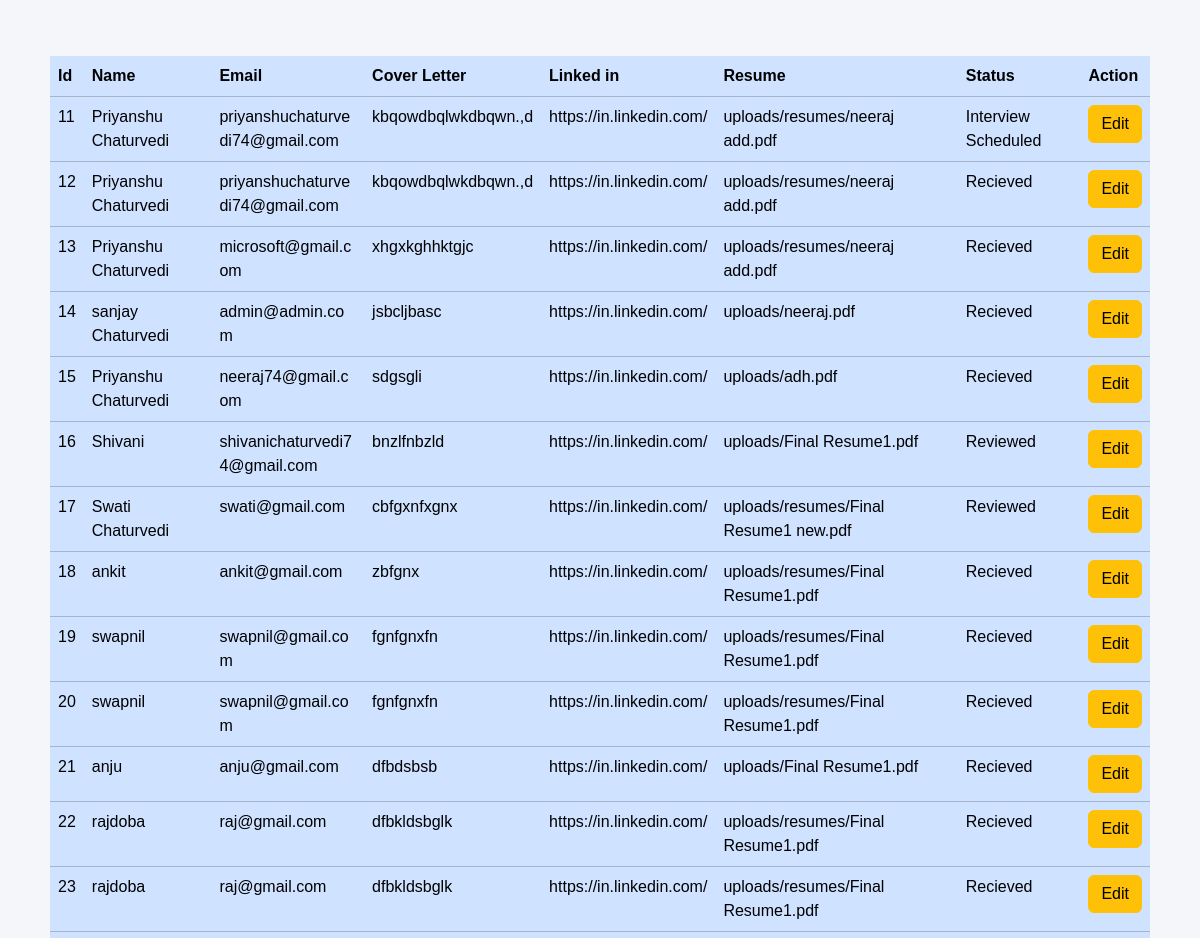
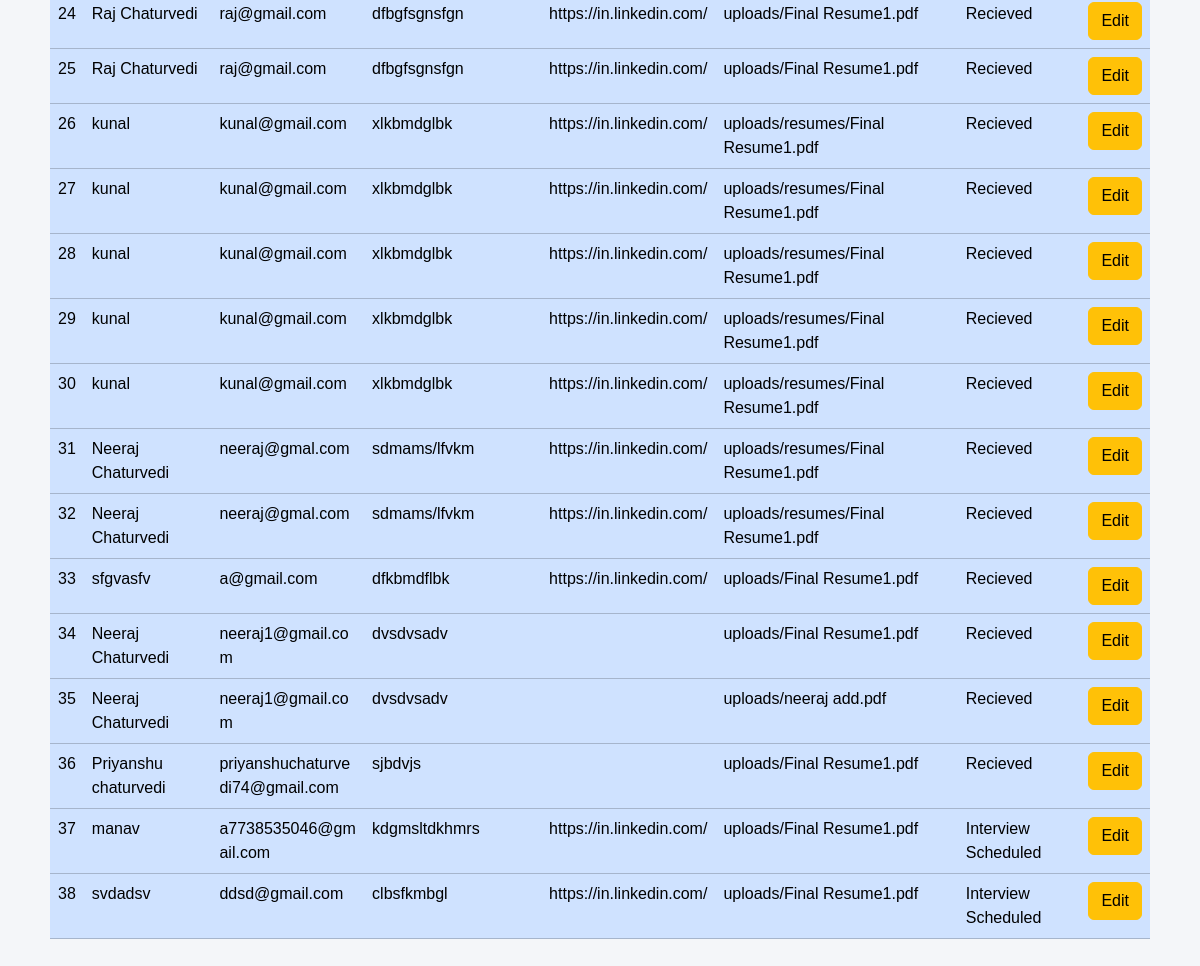
/Company/viewapp.php, run on the app's committed database (2 pictures, top to bottom).
### tables this page shows
CREATE TABLE `applications` (
  `id` int(11) NOT NULL,
  `job_id` int(11) NOT NULL,
  `full_name` varchar(100) NOT NULL,
  `email` varchar(100) NOT NULL,
  `cover_letter` text DEFAULT NULL,
  `linkedin_profile` varchar(255) DEFAULT NULL,
  `resume` varchar(255) NOT NULL,
  `status` enum('Recieved','Reviewed','Interview Scheduled') NOT NULL
);

### Company/viewapp.php (the view, shortened to what this page needs)
<!doctype html>
<html lang="en">
    <head>
        <link
            href="https://cdn.jsdelivr.net/npm/bootstrap@5.3.2/dist/css/bootstrap.min.css"
            rel="stylesheet"
        />
    </head>
    <body>
        <main>
            <div class="container  p-2" >
            <?php
                include "../connection.php";
                $sql="SELECT * FROM applications";
                $result=mysqli_query($conn, $sql);
                if(mysqli_num_rows($result)>0){
                    echo "
                        <div class='container my-5'>
                            <div
                                class='table-responsive'
                            >
                                <table
                                    class='table table-primary'
                                >
                                    <thead>
                                        <tr>
                                            <th scope='col'>Id</th>
                                            <th scope='col'>Name</th>
                                            <th scope='col'>Email</th>
                                            <th scope='col'>Cover Letter</th>
                                            <th scope='col'>Linked in</th>
                                            <th scope='col'>Resume</th>
                                            <th scope='col'>Status</th>
                                            <th scope='col'>Action</th>
                                        </tr>
                                    </thead>
                                    <tbody>";
                                    while($rows=mysqli_fetch_assoc($result)){
                                        echo"
                                         <tr class=''>
                                            <td>{$rows['id']}</td>
                                            <td>{$rows['full_name']}</td>
                                            <td class='text-break'>{$rows['email']}</td>
                                            <td>{$rows['cover_letter']}</td>
                                            <td>{$rows['linkedin_profile']}</td>
                                            <td>{$rows['resume']}</td>
                                            <td>{$rows['status']}</td>
                                            <td>
                                                <a href='statusedit.php?id={$rows['id']}' class='btn btn-warning'>Edit</a>
                                            </td>
                                        </tr>
                                        ";
                                    }
                                    echo"</tbody>
                                </table>
                            </div>
                        </div>";
                }
            else{
                echo"No Tasks Available";
            }
            ?>
            </div>
        </main>
    </body>
</html>

### Company/viewapp.php (style rules this page uses)
body { background-color: #f4f6f9; font-family: Arial, sans-serif; }

### data on the page
applications: id "11", full_name "Priyanshu Chaturvedi", email "priyanshuchaturvedi74@gmail.com", cover_letter "kbqowdbqlwkdbqwn.,d", linkedin_profile "https://in.linkedin.com/", resume "uploads/resumes/neeraj add.pdf", status "Interview Scheduled"
applications: id "12", full_name "Priyanshu Chaturvedi", email "priyanshuchaturvedi74@gmail.com", cover_letter "kbqowdbqlwkdbqwn.,d", linkedin_profile "https://in.linkedin.com/", resume "uploads/resumes/neeraj add.pdf", status "Recieved"
applications: id "13", full_name "Priyanshu Chaturvedi", email "microsoft@gmail.com", cover_letter "xhgxkghhktgjc", linkedin_profile "https://in.linkedin.com/", resume "uploads/resumes/neeraj add.pdf", status "Recieved"
applications: id "14", full_name "sanjay Chaturvedi", email "admin@admin.com", cover_letter "jsbcljbasc", linkedin_profile "https://in.linkedin.com/", resume "uploads/neeraj.pdf", status "Recieved"
applications: id "15", full_name "Priyanshu Chaturvedi", email "neeraj74@gmail.com", cover_letter "sdgsgli", linkedin_profile "https://in.linkedin.com/", resume "uploads/adh.pdf", status "Recieved"
applications: id "16", full_name "Shivani", email "shivanichaturvedi74@gmail.com", cover_letter "bnzlfnbzld", linkedin_profile "https://in.linkedin.com/", resume "uploads/Final Resume1.pdf", status "Reviewed"
applications: id "17", full_name "Swati Chaturvedi", email "swati@gmail.com", cover_letter "cbfgxnfxgnx", linkedin_profile "https://in.linkedin.com/", resume "uploads/resumes/Final Resume1 new.pdf", status "Reviewed"
applications: id "18", full_name "ankit", email "ankit@gmail.com", cover_letter "zbfgnx", linkedin_profile "https://in.linkedin.com/", resume "uploads/resumes/Final Resume1.pdf", status "Recieved"
applications: id "19", full_name "swapnil", email "swapnil@gmail.com", cover_letter "fgnfgnxfn", linkedin_profile "https://in.linkedin.com/", resume "uploads/resumes/Final Resume1.pdf", status "Recieved"
applications: id "20", full_name "swapnil", email "swapnil@gmail.com", cover_letter "fgnfgnxfn", linkedin_profile "https://in.linkedin.com/", resume "uploads/resumes/Final Resume1.pdf", status "Recieved"
applications: id "21", full_name "anju", email "anju@gmail.com", cover_letter "dfbdsbsb", linkedin_profile "https://in.linkedin.com/", resume "uploads/Final Resume1.pdf", status "Recieved"
applications: id "22", full_name "rajdoba", email "raj@gmail.com", cover_letter "dfbkldsbglk", linkedin_profile "https://in.linkedin.com/", resume "uploads/resumes/Final Resume1.pdf", status "Recieved"
applications: id "23", full_name "rajdoba", email "raj@gmail.com", cover_letter "dfbkldsbglk", linkedin_profile "https://in.linkedin.com/", resume "uploads/resumes/Final Resume1.pdf", status "Recieved"
applications: id "24", full_name "Raj Chaturvedi", email "raj@gmail.com", cover_letter "dfbgfsgnsfgn", linkedin_profile "https://in.linkedin.com/", resume "uploads/Final Resume1.pdf", status "Recieved"
applications: id "25", full_name "Raj Chaturvedi", email "raj@gmail.com", cover_letter "dfbgfsgnsfgn", linkedin_profile "https://in.linkedin.com/", resume "uploads/Final Resume1.pdf", status "Recieved"
applications: id "26", full_name "kunal", email "kunal@gmail.com", cover_letter "xlkbmdglbk", linkedin_profile "https://in.linkedin.com/", resume "uploads/resumes/Final Resume1.pdf", status "Recieved"
applications: id "27", full_name "kunal", email "kunal@gmail.com", cover_letter "xlkbmdglbk", linkedin_profile "https://in.linkedin.com/", resume "uploads/resumes/Final Resume1.pdf", status "Recieved"
applications: id "28", full_name "kunal", email "kunal@gmail.com", cover_letter "xlkbmdglbk", linkedin_profile "https://in.linkedin.com/", resume "uploads/resumes/Final Resume1.pdf", status "Recieved"
applications: id "29", full_name "kunal", email "kunal@gmail.com", cover_letter "xlkbmdglbk", linkedin_profile "https://in.linkedin.com/", resume "uploads/resumes/Final Resume1.pdf", status "Recieved"
applications: id "30", full_name "kunal", email "kunal@gmail.com", cover_letter "xlkbmdglbk", linkedin_profile "https://in.linkedin.com/", resume "uploads/resumes/Final Resume1.pdf", status "Recieved"
applications: id "31", full_name "Neeraj Chaturvedi", email "neeraj@gmal.com", cover_letter "sdmams/lfvkm", linkedin_profile "https://in.linkedin.com/", resume "uploads/resumes/Final Resume1.pdf", status "Recieved"
applications: id "32", full_name "Neeraj Chaturvedi", email "neeraj@gmal.com", cover_letter "sdmams/lfvkm", linkedin_profile "https://in.linkedin.com/", resume "uploads/resumes/Final Resume1.pdf", status "Recieved"
applications: id "33", full_name "sfgvasfv", email "a@gmail.com", cover_letter "dfkbmdflbk", linkedin_profile "https://in.linkedin.com/", resume "uploads/Final Resume1.pdf", status "Recieved"
applications: id "34", full_name "Neeraj Chaturvedi", email "neeraj1@gmail.com", cover_letter "dvsdvsadv", resume "uploads/Final Resume1.pdf", status "Recieved"
applications: id "35", full_name "Neeraj Chaturvedi", email "neeraj1@gmail.com", cover_letter "dvsdvsadv", resume "uploads/neeraj add.pdf", status "Recieved"
applications: id "36", full_name "Priyanshu chaturvedi", email "priyanshuchaturvedi74@gmail.com", cover_letter "sjbdvjs", resume "uploads/Final Resume1.pdf", status "Recieved"
applications: id "37", full_name "manav", email "a7738535046@gmail.com", cover_letter "kdgmsltdkhmrs", linkedin_profile "https://in.linkedin.com/", resume "uploads/Final Resume1.pdf", status "Interview Scheduled"
applications: id "38", full_name "svdadsv", email "ddsd@gmail.com", cover_letter "clbsfkmbgl", linkedin_profile "https://in.linkedin.com/", resume "uploads/Final Resume1.pdf", status "Interview Scheduled"
